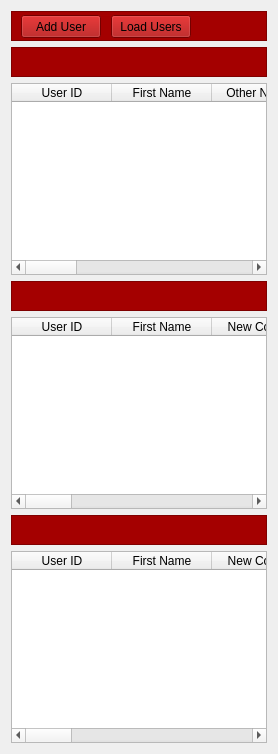
            <widget class="QWidget" name="page_orders">
             <layout class="QGridLayout" name="gridLayout_9">
              <item row="0" column="0">
               <layout class="QVBoxLayout" name="verticalLayout_11">
                <item>
                 <widget class="QFrame" name="frame_27">
                  <property name="minimumSize">
                   <size>
                    <width>0</width>
                    <height>30</height>
                   </size>
                  </property>
                  <property name="maximumSize">
                   <size>
                    <width>16777215</width>
                    <height>30</height>
                   </size>
                  </property>
                  <property name="styleSheet">
                   <string notr="true">background-color: rgb(164, 0, 0);</string>
                  </property>
                  <property name="frameShape">
                   <enum>QFrame::StyledPanel</enum>
                  </property>
                  <property name="frameShadow">
                   <enum>QFrame::Raised</enum>
                  </property>
                  <widget class="QPushButton" name="pushButton_addNewUser_7">
                   <property name="geometry">
                    <rect>
                     <x>10</x>
                     <y>4</y>
                     <width>80</width>
                     <height>23</height>
                    </rect>
                   </property>
                   <property name="text">
                    <string>Add User</string>
                   </property>
                  </widget>
                  <widget class="QPushButton" name="btn_loadUsers_7">
                   <property name="geometry">
                    <rect>
                     <x>100</x>
                     <y>4</y>
                     <width>80</width>
                     <height>23</height>
                    </rect>
                   </property>
                   <property name="text">
                    <string>Load Users</string>
                   </property>
                  </widget>
                  <widget class="QLabel" name="label_28">
                   <property name="geometry">
                    <rect>
                     <x>540</x>
                     <y>10</y>
                     <width>261</width>
                     <height>16</height>
                    </rect>
                   </property>
                   <property name="font">
                    <font>
                     <pointsize>13</pointsize>
                    </font>
                   </property>
                   <property name="styleSheet">
                    <string notr="true">color: rgb(255, 255, 255);</string>
                   </property>
                   <property name="text">
                    <string>ORDERS  CENTRAL ADMIN PANEL</string>
                   </property>
                  </widget>
                 </widget>
                </item>
                <item>
                 <widget class="QFrame" name="frame_28">
                  <property name="minimumSize">
                   <size>
                    <width>0</width>
                    <height>30</height>
                   </size>
                  </property>
                  <property name="maximumSize">
                   <size>
                    <width>16777215</width>
                    <height>30</height>
                   </size>
                  </property>
                  <property name="styleSheet">
                   <string notr="true">background-color: rgb(164, 0, 0);</string>
                  </property>
                  <property name="frameShape">
                   <enum>QFrame::StyledPanel</enum>
                  </property>
                  <property name="frameShadow">
                   <enum>QFrame::Raised</enum>
                  </property>
                  <widget class="QLabel" name="label_29">
                   <property name="geometry">
                    <rect>
                     <x>420</x>
                     <y>10</y>
                     <width>71</width>
                     <height>16</height>
                    </rect>
                   </property>
                   <property name="styleSheet">
                    <string notr="true">color: rgb(255, 255, 255);</string>
                   </property>
                   <property name="text">
                    <string>CASHIERS</string>
                   </property>
                  </widget>
                 </widget>
                </item>
                <item>
                 <widget class="QTableWidget" name="tableWidgetCashiers_7">
                  <property name="maximumSize">
                   <size>
                    <width>16777215</width>
                    <height>300</height>
                   </size>
                  </property>
                  <column>
                   <property name="text">
                    <string>User ID</string>
                   </property>
                  </column>
                  <column>
                   <property name="text">
                    <string>First Name</string>
                   </property>
                  </column>
                  <column>
                   <property name="text">
                    <string>Other Names</string>
                   </property>
                  </column>
                  <column>
                   <property name="text">
                    <string>Email</string>
                   </property>
                  </column>
                  <column>
                   <property name="text">
                    <string>Phone Number</string>
                   </property>
                  </column>
                  <column>
                   <property name="text">
                    <string>Username</string>
                   </property>
                  </column>
                  <column>
                   <property name="text">
                    <string>User Role</string>
                   </property>
                  </column>
                  <column>
                   <property name="text">
                    <string>Avatar</string>
                   </property>
                  </column>
                  <column>
                   <property name="text">
                    <string>View User</string>
                   </property>
                  </column>
                 </widget>
                </item>
                <item>
                 <widget class="QFrame" name="frame_29">
                  <property name="minimumSize">
                   <size>
                    <width>0</width>
                    <height>30</height>
                   </size>
                  </property>
                  <property name="maximumSize">
                   <size>
                    <width>16777215</width>
                    <height>30</height>
                   </size>
                  </property>
                  <property name="styleSheet">
                   <string notr="true">background-color: rgb(164, 0, 0);</string>
                  </property>
                  <property name="frameShape">
                   <enum>QFrame::StyledPanel</enum>
                  </property>
                  <property name="frameShadow">
                   <enum>QFrame::Raised</enum>
                  </property>
                  <widget class="QLabel" name="label_30">
                   <property name="geometry">
                    <rect>
                     <x>420</x>
                     <y>10</y>
                     <width>81</width>
                     <height>16</height>
                    </rect>
                   </property>
                   <property name="styleSheet">
                    <string notr="true">color: rgb(255, 255, 255);</string>
                   </property>
                   <property name="text">
                    <string>SUPERVISORS</string>
                   </property>
                  </widget>
                 </widget>
                </item>
                <item>
                 <widget class="QTableWidget" name="tableWidgetSupervisors_7">
                  <property name="maximumSize">
                   <size>
                    <width>16777215</width>
                    <height>300</height>
                   </size>
                  </property>
                  <column>
                   <property name="text">
                    <string>User ID</string>
                   </property>
                  </column>
                  <column>
                   <property name="text">
                    <string>First Name</string>
                   </property>
                  </column>
                  <column>
                   <property name="text">
                    <string>New Column</string>
                   </property>
                  </column>
                  <column>
                   <property name="text">
                    <string>Other Names</string>
                   </property>
                  </column>
                  <column>
                   <property name="text">
                    <string>Email</string>
                   </property>
                  </column>
                  <column>
                   <property name="text">
                    <string>Phone Number</string>
                   </property>
                  </column>
                  <column>
                   <property name="text">
                    <string>Username</string>
                   </property>
                  </column>
                  <column>
                   <property name="text">
                    <string>User Role</string>
                   </property>
                  </column>
                  <column>
                   <property name="text">
                    <string>Avatar</string>
                   </property>
                  </column>
                  <column>
                   <property name="text">
                    <string>View Record</string>
                   </property>
                  </column>
                 </widget>
                </item>
                <item>
                 <widget class="QFrame" name="frame_30">
                  <property name="minimumSize">
                   <size>
                    <width>0</width>
                    <height>30</height>
                   </size>
                  </property>
                  <property name="maximumSize">
                   <size>
                    <width>16777215</width>
                    <height>30</height>
                   </size>
                  </property>
                  <property name="styleSheet">
                   <string notr="true">background-color: rgb(164, 0, 0);</string>
                  </property>
                  <property name="frameShape">
                   <enum>QFrame::StyledPanel</enum>
                  </property>
                  <property name="frameShadow">
                   <enum>QFrame::Raised</enum>
                  </property>
                  <widget class="QLabel" name="label_31">
                   <property name="geometry">
                    <rect>
                     <x>420</x>
                     <y>10</y>
                     <width>111</width>
                     <height>16</height>
                    </rect>
                   </property>
                   <property name="styleSheet">
                    <string notr="true">color: rgb(255, 255, 255);</string>
                   </property>
                   <property name="text">
                    <string>ADMINISTRATORS</string>
                   </property>
                  </widget>
                 </widget>
                </item>
                <item>
                 <widget class="QTableWidget" name="tableWidgetAdministrators_7">
                  <property name="maximumSize">
                   <size>
                    <width>16777215</width>
                    <height>300</height>
                   </size>
                  </property>
                  <column>
                   <property name="text">
                    <string>User ID</string>
                   </property>
                  </column>
                  <column>
                   <property name="text">
                    <string>First Name</string>
                   </property>
                  </column>
                  <column>
                   <property name="text">
                    <string>New Column</string>
                   </property>
                  </column>
                  <column>
                   <property name="text">
                    <string>Other Names</string>
                   </property>
                  </column>
                  <column>
                   <property name="text">
                    <string>Email</string>
                   </property>
                  </column>
                  <column>
                   <property name="text">
                    <string>Phone Number</string>
                   </property>
                  </column>
                  <column>
                   <property name="text">
                    <string>Username</string>
                   </property>
                  </column>
                  <column>
                   <property name="text">
                    <string>User Role</string>
                   </property>
                  </column>
                  <column>
                   <property name="text">
                    <string>Avatar</string>
                   </property>
                  </column>
                  <column>
                   <property name="text">
                    <string>View Record</string>
                   </property>
                  </column>
                 </widget>
                </item>
               </layout>
              </item>
             </layout>
            </widget>
